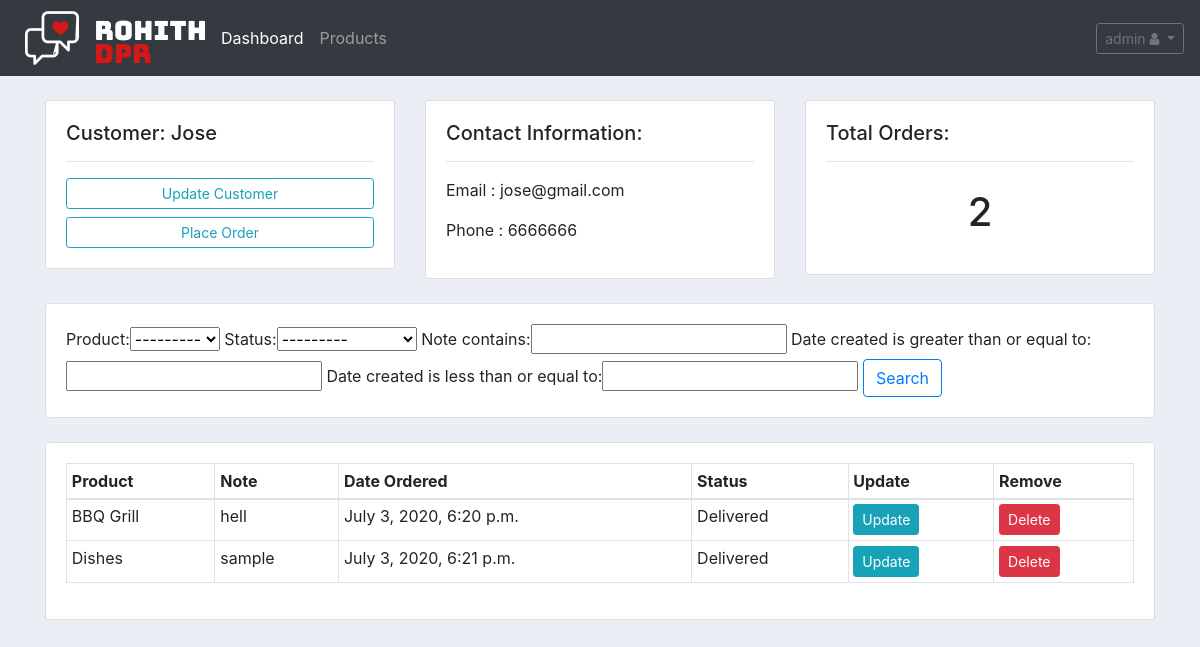
Page /customer/1 (signed in) on the committed database.
### accounts/models.py (models this page shows, shortened)
class Customer(models.Model):
    user = models.OneToOneField(User, null=True, blank=True, on_delete=models.CASCADE)
    name = models.CharField(max_length=200, null=True)
    profile_pic = models.ImageField(default='pro.jpg', null=True, blank=True)
    phone = models.CharField(max_length=200, null=True)
    email = models.CharField(max_length=200, null=True)
    date_created = models.DateTimeField(auto_now_add=True, null=True)

class Order(models.Model):
    STATUS = (
        ('Pending', 'Pending'),
        ('Out for delivery', 'Out for delivery'),
        ('Delivered', 'Delivered')
    )
    customer = models.ForeignKey(Customer, null=True, on_delete=models.SET_NULL)
    product = models.ForeignKey(Product, null=True, on_delete=models.SET_NULL)
    date_created = models.DateTimeField(auto_now_add=True, null=True)
    status = models.CharField(max_length=200, null=True, choices=STATUS)
    note = models.CharField(max_length=1000, null=True)

class Product(models.Model):
    CATEGORY = (
        ('Indoor', 'Indoor'),
        ('Out Door', 'Out Door')
    )
    name = models.CharField(max_length=300, null=True)
    price = models.FloatField(null=True)
    category = models.CharField(max_length=200, null=True, choices=CATEGORY)
    description = models.CharField(max_length=1000, null=True)
    date_created = models.DateTimeField(auto_now_add=True, null=True)
    tags = models.ManyToManyField(Tag)
    def __str__(self):
        return self.name

### accounts/decorators.py (the view)
        def wrapper_func(request, *args, **kwargs):
            group = None
            if request.user.groups.exists():
                group = request.user.groups.all()[0].name
            if group in allowed_roles:
                return view_func(request, *args, **kwargs)
            else:
                return render(request, 'accounts/401.html')

### accounts/views.py (called while the page is built)
@login_required(login_url='login_page')
@allowed_users(allowed_roles=['admin'])
def customer(request, pk):
    customer_details = Customer.objects.get(id=pk)
    orders = customer_details.order_set.all()
    total_orders = orders.count()
    order_filter = OrderFilter(request.GET, queryset=orders)
    orders = order_filter.qs
    context = {'customer': customer_details, 'orders': orders,
               'total_orders': total_orders, 'order_filter': order_filter}
    return render(request, 'accounts/customer.html', context)

### accounts/templates/accounts/customer.html
{% extends 'accounts/main.html' %}
{% block content %}
<br/>
<div class="container">
    <div class="row">
        <div class="col-md">
            <div class="card">
                <div class="card-body">
                    <h5>Customer: {{ customer.name }}</h5>
                    <hr/>
                    <a class="btn btn-outline-info btn-sm btn-block" href="#" role="button">Update Customer</a>
                    <a class="btn btn-outline-info btn-sm btn-block" href="{% url 'create_order_form' customer.id %}" role="button">Place Order</a>
                </div>
            </div>
        </div>
        <div class="col-md">
            <div class="card">
                <div class="card-body">
                    <h5>Contact Information:</h5>
                    <hr/>
                    <p>Email : {{ customer.email }}</p>
                    <p>Phone : {{ customer.phone }}</p>
                </div>
            </div>
        </div>
        <div class="col-md">
            <div class="card">
                <div class="card-body">
                    <h5>Total Orders:</h5>
                    <hr/>
                    <h1 style="text-align: center;padding:10px;">{{ total_orders }}</h1>
                </div>
            </div>
        </div>
    </div>
    <br/>
    <div class="row">
        <div class="col-md">
            <div class="card">
                <div class="card-body">
                    <form method="get">
                        {{ order_filter.form }}
                        <button type="submit" class="btn btn-outline-primary">Search</button>
                    </form>
                </div>
            </div>
        </div>
    </div>
    <br/>
    <div class="row">
        <div class="col-md">
            <div class="card">
                <div class="card-body">
                    <table class="table table-bordered table-sm">
                        <thead>
                        <tr>
                            <th>Product</th>
                            <th>Note</th>
                            <th>Date Ordered</th>
                            <th>Status</th>
                            <th>Update</th>
                            <th>Remove</th>
                        </tr>
                        </thead>
                        <tbody>
                        {% for order in orders %}
                        <tr>
                            <td>{{ order.product }}</td>
                            <td>{{ order.note }}</td>
                            <td>{{ order.date_created }}</td>
                            <td>{{ order.status }}</td>
                             <td><a class="btn btn-sm btn-info" href="{% url 'update_order_form' order.id %}">Update</a></td>
                            <td><a class="btn btn-sm btn-danger" href="{% url 'delete_order_form' order.id %}">Delete</a></td>
                        </tr>
                        {% endfor %}
                        </tbody>
                    </table>
                </div>
            </div>
        </div>
    </div>
</div>
{% endblock %}

### accounts/templates/accounts/navbar.html (shortened to what this page needs)
{% load static %}
<nav class="navbar navbar-expand-lg navbar-dark bg-dark">
    <a href="{% url 'home_page' %}"><img src="{% static 'images/logo_new_one.png' %}"></a>
    <div class="collapse navbar-collapse" id="navbarNav">
        <ul class="navbar-nav">
            <li class="nav-item active">
                <a class="nav-link" href="{% url 'home_page' %}">Dashboard</a>
            </li>
            {% if request.user.is_staff %}
            <li class="nav-item">
                <a class="nav-link" href="{% url 'product_page'%}">Products</a>
            </li>
            {% endif %}
        </ul>
    </div>
    <div class="btn-group" role="group" aria-label="Button group with nested dropdown">
        <div class="btn-group btn-group-sm" role="group">
            <button id="btnGroupDrop1" type="button" class="btn btn-outline-secondary dropdown-toggle"
                    data-toggle="dropdown"
                    aria-haspopup="true" aria-expanded="false">
                {{ request.user }} <i class="fa fa-user"></i>
            </button>
        </div>
    </div>
</nav>

### static/css/main.css (style rules this page uses)
body { background-color : #ebeff5; }

### rows in the picture
Customer: name "Jose", email "jose@gmail.com", phone "6666666"
Order: product "BBQ Grill", note "hell", date_created "July 3, 2020, 6:20 p.m.", status "Delivered"
Order: product "Dishes", note "sample", date_created "July 3, 2020, 6:21 p.m.", status "Delivered"

### other values in the picture
{{ request.user }} "admin"
{{ total_orders }} "2"
